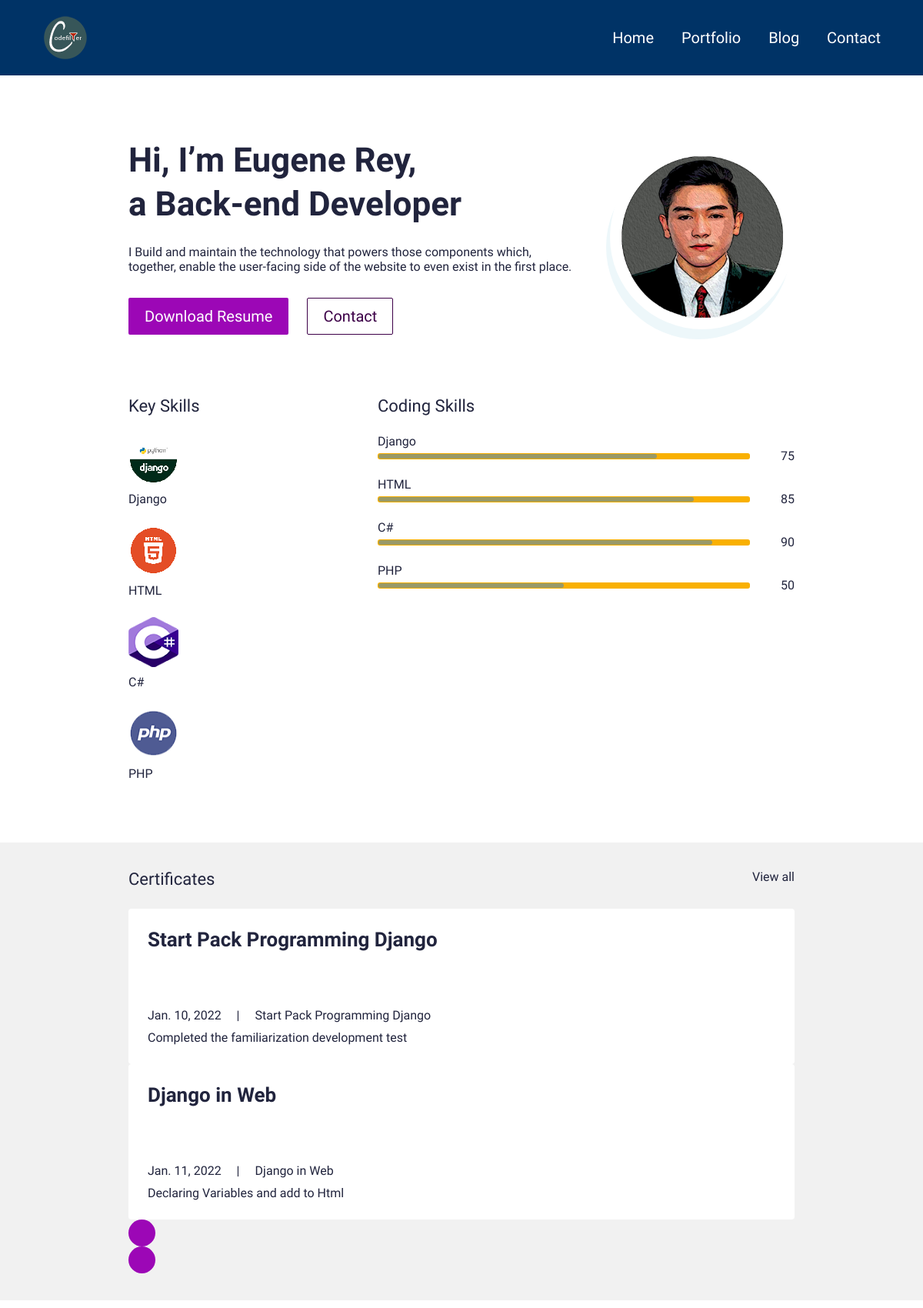
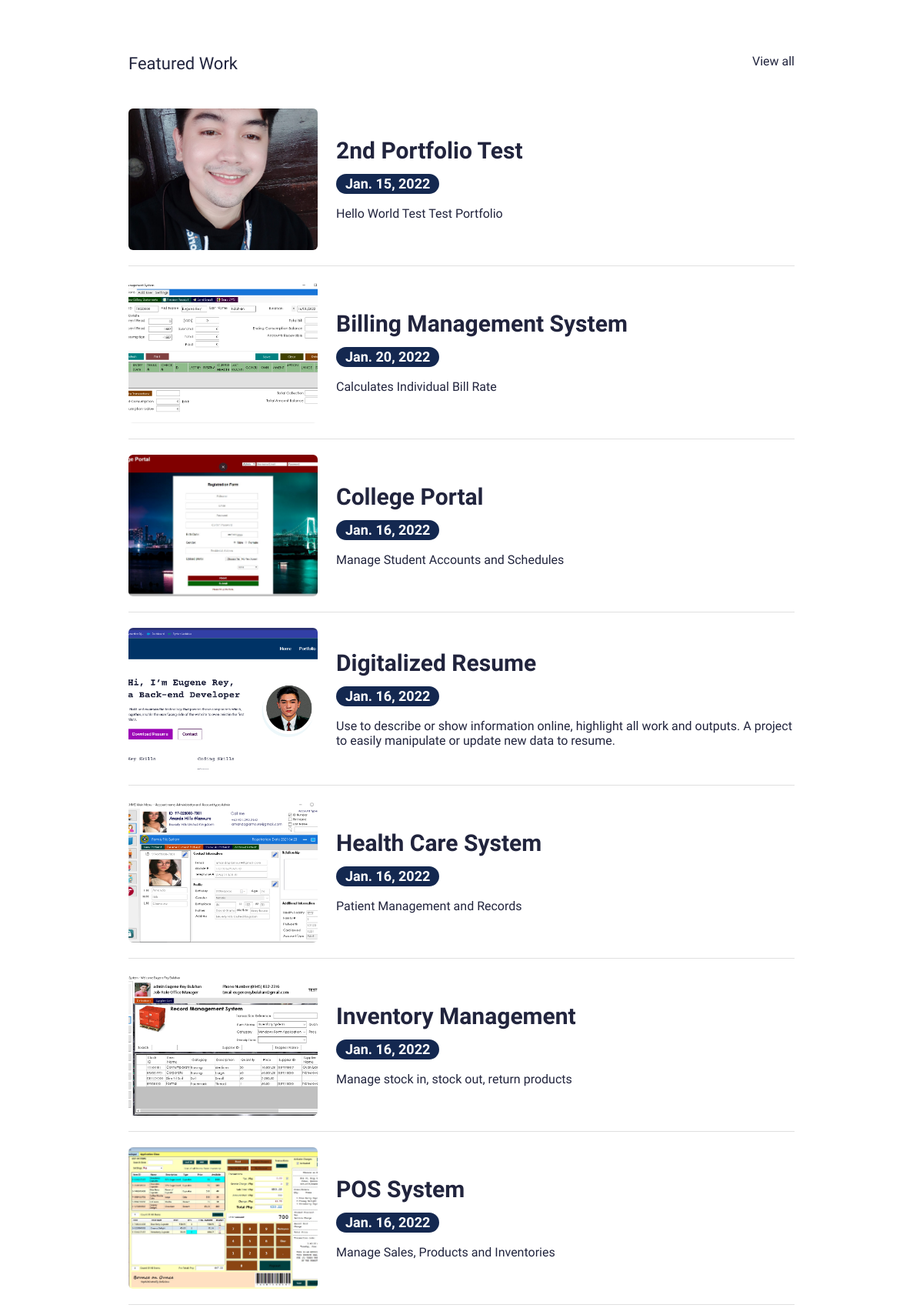
The page / (upper part) on the database its author committed (2 pictures, top to bottom).
### main/models.py (models this page shows, shortened)
class UserProfile(models.Model):
    class Meta:
        verbose_name_plural = 'User Profiles'
        verbose_name = 'User Profile'
    user = models.OneToOneField(User, on_delete=models.CASCADE)
    avatar = models.ImageField(blank=True, null=True, upload_to="avatar")
    title = models.CharField(max_length=200, blank=True, null=True)
    bio = models.TextField(blank=True, null=True)
    skills = models.ManyToManyField(Skill, blank=True)
    cv = models.FileField(blank=True, null=True, upload_to="cv")

class Skill(models.Model):
    class Meta:
        verbose_name_plural = 'Skills'
        verbose_name = 'Skill'
    name = models.CharField(max_length=20, blank=True, null=True)
    score = models.IntegerField(default=80, blank=True, null=True)
    image = models.FileField(blank=True, null=True, upload_to="skills")
    is_key_skill = models.BooleanField(default=False)

class Certificate(models.Model):
    class Meta:
        verbose_name_plural = 'Certificates'
        verbose_name = 'Certificate'
    date = models.DateTimeField(blank=True, null=True)
    name = models.CharField(max_length=50, blank=True, null=True)
    title = models.CharField(max_length=200, blank=True, null=True)
    description = models.CharField(max_length=500, blank=True, null=True)
    is_active = models.BooleanField(default=True)

class Portfolio(models.Model):
    class Meta:
        verbose_name_plural = 'Portfolio Profiles'
        verbose_name = 'Portfolio'
        ordering = ["name"]
    date = models.DateTimeField(blank=True, null=True)
    name = models.CharField(max_length=200, blank=True, null=True)
    description = models.CharField(max_length=500, blank=True, null=True)
    body = RichTextField(blank=True, null=True)
    image = models.ImageField(blank=True, null=True, upload_to="portfolio")
    slug = models.SlugField(null=True, blank=True)
    is_active = models.BooleanField(default=True)

### main/views.py (the view)
# urls.py: path('', views.IndexView.as_view(), name="home"),
class IndexView(generic.TemplateView):
	template_name = "main/index.html"
	def get_context_data(self, **kwargs):
		context = super().get_context_data(**kwargs)
		testimonials = Testimonial.objects.filter(is_active=True)
		certificates = Certificate.objects.filter(is_active=True)
		blogs = Blog.objects.filter(is_active=True)
		portfolio = Portfolio.objects.filter(is_active=True)
		skill = Skill.objects.filter(is_key_skill=True)
		context["testimonials"] = testimonials
		context["certificates"] = certificates
		context["blogs"] = blogs
		context["portfolio"] = portfolio
		context["skill"] = skill
		return context

### resume_project/context_processors.py (called while the page is built)
def project_context(request):
    context = {
        'me': User.objects.first(),
    }
    return context

### main/templates/main/index.html (shortened to what this page needs)
  {% extends 'main/base.html' %}
  {% load static %}
{% block content %}
    <section>
      <div class="bannerSection">
        <div class="container">
          <div class="row g-4 g-md-3  align-items-center">
            <div class="col-md-auto order-md-last">
              <div class="bannerUserImg">
                <img src="{{ me.userprofile.avatar.url}}" alt="...">
              </div>
            </div>
            <div class="col-md">
              <div class="bannerContent">
                <h1 class="xlTitle pb-3">Hi, I’m {{me.first_name|title}}, <br> a {{me.userprofile.title}}</h1>
                <p>{{me.userprofile.bio}}</p>
                <div class="bannerBtnCol">
                  <div class="row">
                    <div class="col-auto">
                      <a download href="{{me.userprofile.cv.url}}" class="btn btnPrimary">Download Resume</a>
                    </div>
                    <div class="col-auto">
                      <a href="{% url 'main:contact' %}" class="btn btnOutline">Contact</a>
                    </div>
                  </div>
                </div>
              </div>
            </div>
          </div>
        </div>
      </div>
    </section>
    <section>
      <div class="sectionSpace pt-0">
        <div class="container">
          <div class="row">
            <div class="col-md-auto">
              <div class="keySkillCol">
                <h4 class="smTitle pb-3">Key Skills</h4>
                  {% for sk in skill %}
                    {% if sk.is_key_skill %}
                        <div class="keySkillCard">
                          <div class="ksIconCol">
                            <img src="{{ sk.image.url }}" width="65px" height="65px" alt="...">
                          </div>
                          <span class="ksText">{{sk.name}}</span>
                        </div>
                    {% endif %}
                  {% endfor %}
              </div>
            </div>
            <div class="col-md">
              <h4 class="smTitle pb-3">Coding Skills</h4>
              <div class="progressCol">
                <div class="progressCard">
                    {% for keyScore in skill %}
                      <div class="progressCol">
                        <span class="progressLbl">{{keyScore.name}}</span>
                        <div class="row g-2 align-items-center">
                          <div class="col">
                            <div class="progress progressStyle">
                              <div class="progress-bar" role="progressbar" style = 'width: {{keyScore.score}}%; background-color: #999966'
                              aria-valuenow="" aria-valuemin="0" aria-valuemax="100"></div>
                            </div>
                           </div>
                          <div class="col-auto">
                            <span class="pLbl">{{keyScore.score}}</span>
                          </div>
                        </div>
                      </div>
                    {% endfor %}
                </div>
              </div>
            </div>
          </div>
        </div>
      </div>
    </section>
    <section>
      <div class="sectionSpaceSm lightBg">
        <div class="container">
          <div class="row pb-3">
            <div class="col">
              <h4 class="smText regular">Certificates</h4>
            </div>
            <div class="col-auto">
              <a href="javascript:void(0)" class="simpleLink">View all</a>
            </div>
          </div>
          <div class="sliderOuter">
            <div class="swiper certificatesSlider">
              <div class="swiper-wrapper">
                {% for c in certificates %}
                {% if c.is_active %}
                    <div class="swiper-slide">
                      <div class="cardStyle1">
                        <h4 class="mdTitle cs1Title">
                          <a href="javascript:void(0)">{{c.title}}</a>
                        </h4>
                        <ul class="cardOptionCol">
                          <li>{{c.date.date}}</li>
                          <li>{{c.title}}</li>
                        </ul>
                        <p>{{c.description}} </p>
                      </div>
                    </div>
                {% endif %}
                {% endfor %}
              </div>
            </div>
            <div class="cert-swiper-button-next swiper-button-next swiperBtnStyle"></div>
            <div class="cert-swiper-button-prev swiper-button-prev swiperBtnStyle"></div>
          </div>
        </div>
      </div>
    </section>
    <section>
      <div class="sectionSpace">
        <div class="container">
          <div class="portfolioCol">
            <div class="row pb-3">
              <div class="col">
                <h4 class="smText regular">Featured Work</h4>
              </div>
              <div class="col-auto">
                <a href="{% url 'main:portfolios' %}" class="simpleLink">View all</a>
              </div>
            </div>
            {% for c in portfolio %}
              {% if c.is_active %}
                <div class="portfolioCard">
                  <div class="row g-4 align-items-center">
                        <div class="col-md-auto">
                          <div class="portfolioImgCol">
                            <a href="{% url 'main:portfolios' %}"><img src="{{c.image.url}}" alt="..."></a>
                          </div>
                        </div>
                        <div class="col-md">
                          <div class="portfolioContentCol">
                            <h4 class="lgTitle"><a href="javascript:void(0)">{{ c.name }}</a></h4>
                            <ul class="portfolioOption">
                              <li><span class="dateLbl">{{c.date.date}}</span></li>
                            </ul>
                            <p>{{c.description}}</p>
                          </div>
                        </div>
                  </div>
                </div>
              {% endif %}
           {% endfor %}
          </div>
        </div>
      </div>
    </section>
    {% endblock %}

### main/templates/main/base.html (shortened to what this page needs)
{% load static %}
<!doctype html>
<html lang="en">
  <head>
    <link href="{% static 'css/bootstrap.min.css' %}" rel="stylesheet">
    <link rel="stylesheet" href="https://unpkg.com/swiper@7.0.5/swiper-bundle.min.css">
    <link href="{% static 'css/style.css' %} " rel="stylesheet">
  </head>
  <body class = "parallax">
    {% include 'partials/nav.html' %}
    {% block content %} {% endblock %}
  </body>
</html>

### main/templates/partials/nav.html (shortened to what this page needs)
{% load static %}
    <header  >
        <div class="headerCol" style="background-color: #003366; " >
          <div class="container-fluid" >
            <div class="row align-items-center">
              <div class="col-auto">
                <div class="logoCol"><a href="{% url 'main:home' %}"><img src="{% static 'images/logo.png' %}" alt="..."></a></div>
              </div>
              <div class="col">
                <div class="navCollapseCol">
                  <div class="navCol" >
                    <ul >
                      <li><a href="{% url 'main:home' %}" style= "color: white;">Home</a></li>
                      <li><a href="{% url 'main:portfolios' %}" style= "color: white;">Portfolio</a></li>
                      <li><a href="{% url 'main:blogs' %}" style= "color: white;">Blog</a></li>
                      <li><a href="{% url 'main:contact' %}" style= "color: white;">Contact</a></li>
                    </ul>
                  </div>
                </div>
              </div>
            </div>
          </div>
        </div>
      </header>

### main/templates/partials/footer.html (shortened to what this page needs)
{% load static %}

### rows shown on the page
Skill: image (picture), name "Django", score "75"
Skill: image (picture), name "HTML", score "85"
Skill: image (picture), name "C#", score "90"
Skill: image (picture), name "PHP", score "50"
Certificate: title "Start Pack Programming Django", date "Jan. 10, 2022", description "Completed the familiarization development test"
Certificate: title "Django in Web", date "Jan. 11, 2022", description "Declaring Variables and add to Html"
Portfolio: image (picture), name "2nd Portfolio Test", date "Jan. 15, 2022", description "Hello World Test Test Portfolio"
Portfolio: image (picture), name "Billing Management System", date "Jan. 20, 2022", description "Calculates Individual Bill Rate"
Portfolio: image (picture), name "College Portal", date "Jan. 16, 2022", description "Manage Student Accounts and Schedules"
Portfolio: image (picture), name "Digitalized Resume", date "Jan. 16, 2022", description "Use to describe or show information online, highlight all work and outputs. A project to easily manipulate or update new data to resume."
Portfolio: image (picture), name "Health Care System", date "Jan. 16, 2022", description "Patient Management and Records"
Portfolio: image (picture), name "Inventory Management", date "Jan. 16, 2022", description "Manage stock in, stock out, return products"
Portfolio: image (picture), name "POS System", date "Jan. 16, 2022", description "Manage Sales, Products and Inventories"

### other values the page prints
{{ me.first_name|title }} "Eugene Rey"
{{ me.userprofile.title }} "Back-end Developer"
{{ me.userprofile.bio }} "I Build and maintain the technology that powers those components which, together, enable the user-facing side of the website to even exist in the first place."
